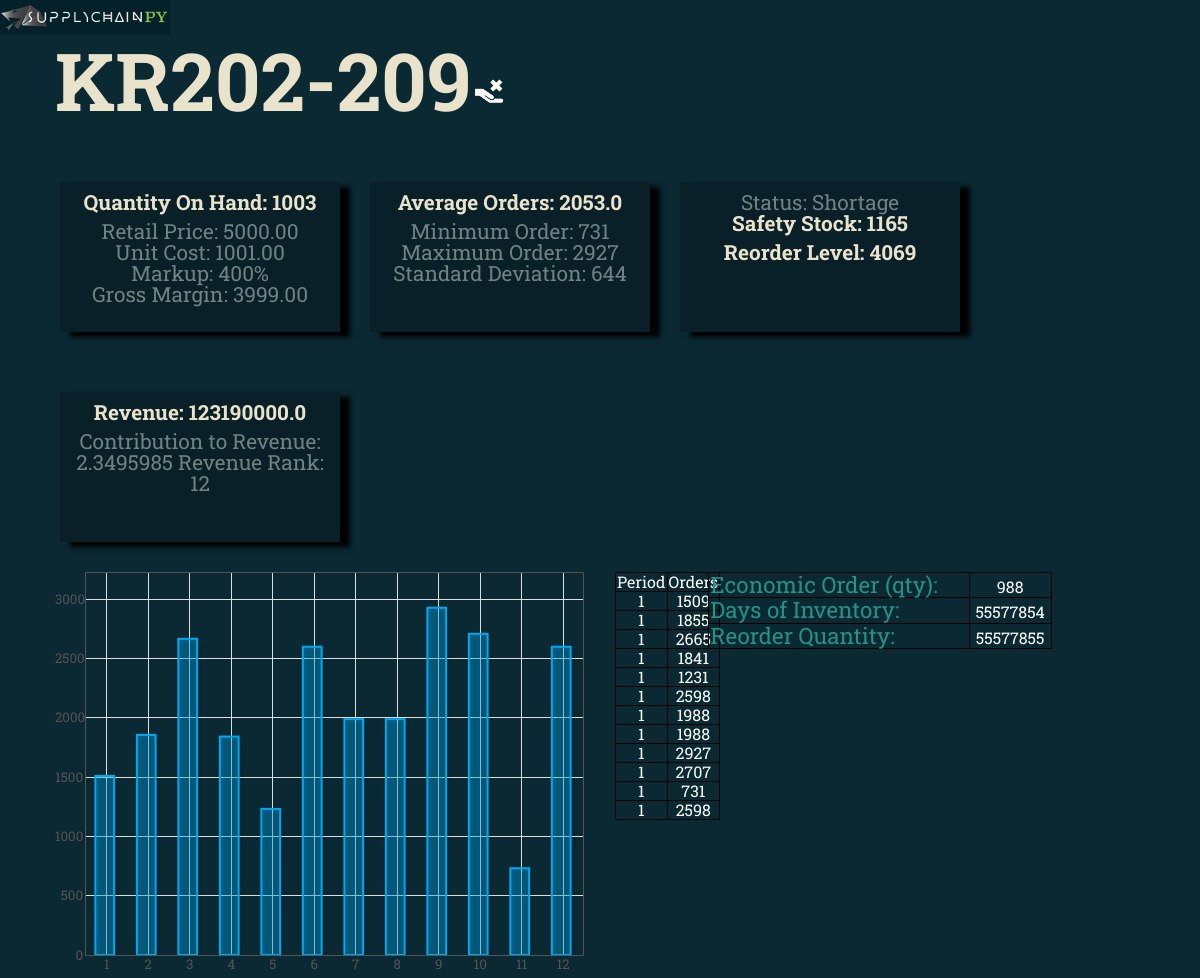
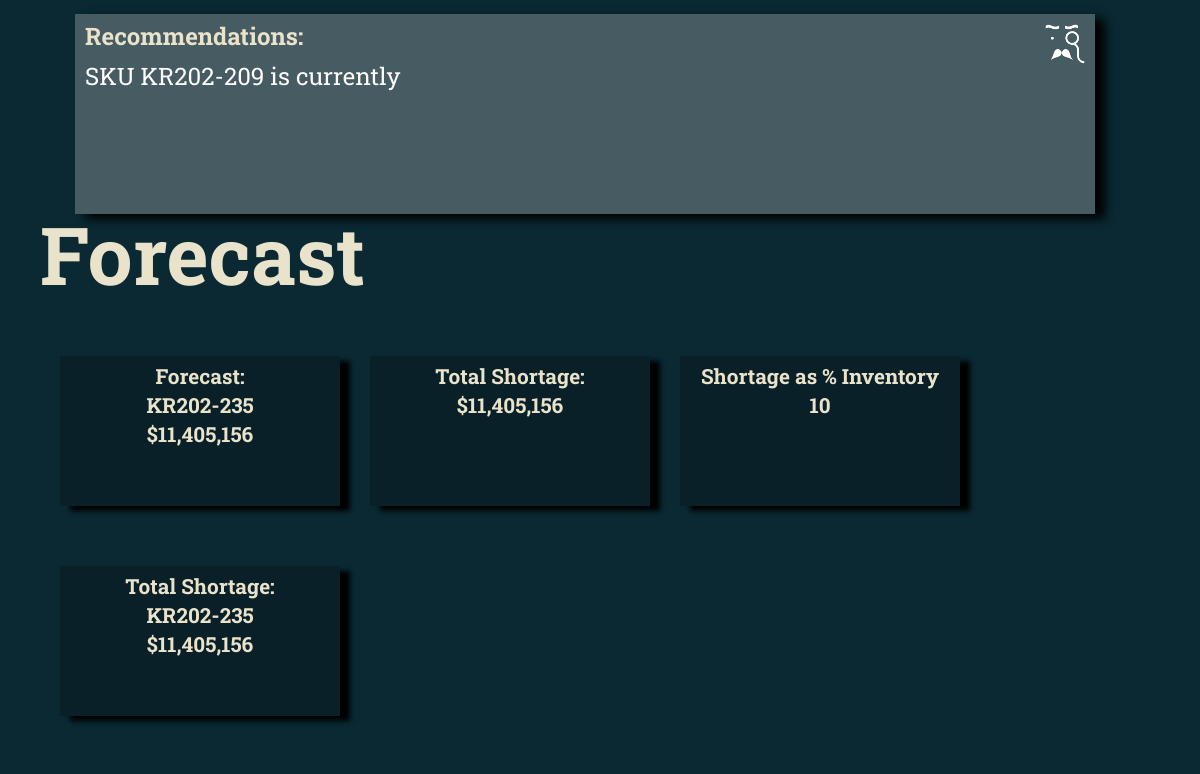
/sku_detail/1, run on the app's committed database (2 pictures, top to bottom).
### supplychainpy/reporting/views.py (models this page shows, shortened)
class InventoryAnalysis(db.Model):
    __table_args__ = {'sqlite_autoincrement': True}
    id = db.Column(db.Integer(), primary_key=True)
    sku_id = db.Column(db.Integer, db.ForeignKey('master_sku_list.id'))
    abc_xyz_classification = db.Column(db.String(2))
    standard_deviation = db.Column(db.Integer())
    safety_stock = db.Column(db.Integer())
    reorder_level = db.Column(db.Integer())
    economic_order_quantity = db.Column(db.Integer())
    demand_variability = db.Column(db.Integer())
    average_orders = db.Column(db.Float())
    shortages = db.Column(db.Integer())
    excess_stock = db.Column(db.Integer())
    reorder_quantity = db.Column(db.Integer())
    economic_order_variable_cost = db.Column(db.Float())
    unit_cost = db.Column(db.Numeric(12, 2))
    revenue = db.Column(db.Float())
    date = db.Column(db.DateTime())
    safety_stock_rank = db.Column(db.Integer())
    shortage_rank = db.Column(db.Integer())
    excess_cost = db.Column(db.Numeric(12, 2))
    percentage_contribution_revenue = db.Column(db.Float)
    excess_rank = db.Column(db.Integer())
    retail_price = db.Column(db.Numeric(18, 2))
    gross_profit_margin = db.Column(db.Numeric(12, 2))
    min_order = db.Column(db.Integer())
    safety_stock_cost = db.Column(db.Numeric(18, 2))
    revenue_rank = db.Column(db.Integer())
    markup_percentage = db.Column(db.Float())
    max_order = db.Column(db.Integer())
    shortage_cost = db.Column(db.Numeric(18, 2))
    quantity_on_hand = db.Column(db.Integer())
    currency_id = db.Column(db.Integer, db.ForeignKey('currency.id'))
    transaction_log_id = db.Column(db.Integer, db.ForeignKey('transaction_log.id'))
    orders_id = db.relationship("Orders", backref='demand', lazy='dynamic')

class MasterSkuList(db.Model):
    __table_args__ = {'sqlite_autoincrement': True}
    id = db.Column(db.Integer(), primary_key=True)
    sku_id = db.Column(db.String(255))
    analysis = db.relationship("InventoryAnalysis", backref='sku', lazy='dynamic')

class Orders(db.Model):
    __table_args__ = {'sqlite_autoincrement': True}
    id = db.Column(db.Integer(), primary_key=True)
    analysis_id = db.Column(db.Integer, db.ForeignKey('inventory_analysis.id'))
    order_quantity = db.Column(db.Integer())
    rank = db.Column(db.Integer())

### supplychainpy/reporting/views.py (the view)
@app.route('/sku_detail', methods=['GET'])
@app.route('/sku_detail/<string:sku_id>', methods=['GET'])
def sku(sku_id: str = None):
    if sku_id is not None:
        sku = db.session.query(MasterSkuList).filter(MasterSkuList.id == sku_id).first()
        inventory = db.session.query(InventoryAnalysis).filter(InventoryAnalysis.sku_id == sku.id).all()
        inven = db.session.query(InventoryAnalysis.id).filter(InventoryAnalysis.sku_id == sku.id).first()
        orders = db.session.query(Orders).filter(Orders.analysis_id == inven.id).order_by(
            asc(Orders.rank)).all()
    return flask.render_template('sku.html', inventory=inventory, orders= orders)

### supplychainpy/reporting/templates/sku.html
{% extends "base.html" %}
{% block body%}
<div class="container-fluid">
    <div>
        {% for sku in inventory %}
        {% if (sku.excess_stock > sku.shortages) %}
        <p>
        <h2> {{sku.sku.sku_id}}<img src="{{ url_for('static', filename='excess.png') }}"></h2></p>
        {% elif (sku.excess_stock < sku.shortages) %}
        <p>
        <h2> {{sku.sku.sku_id}}<img src="{{ url_for('static', filename='shortages.png') }}"></h2></p>
        {% else %}
        <p>
        <h2> {{sku.sku.sku_id}}<img src="{{ url_for('static', filename='healthy.png') }}"></h2></p>
        {% endif %}
        {% endfor %}
    </div>
    <div class=" row">
        {% for sku in inventory %}
        <div class=" slate col-md-3">
            <div class=" row">
                <p>
                <h1>Quantity On Hand: {{sku.quantity_on_hand}}</h1></p>
            </div>
            <p>Retail Price: <strong>{{sku.retail_price}}</strong></p>
            <p>Unit Cost: <strong> {{sku.unit_cost}}</strong></p>
            <p>Markup: <strong> {{(sku.markup_percentage * 100)|round(0)|int}}%</strong></p>
            <p1>Gross Margin: <strong> {{sku.gross_profit_margin}}</strong></p1>
        </div>
        <div class=" slate col-md-3">
            <h1>Average Orders: <strong>{{sku.average_orders}}</strong></h1>
            <p>Minimum Order: <strong>{{sku.min_order}}</strong></p>
            <p>Maximum Order: <strong>{{sku.max_order}}</strong></p>
            <p>Standard Deviation: <strong>{{sku.standard_deviation}}</strong></p>
        </div>
        <div class=" slate col-md-3">
            <div class=" row">
                {% if (sku.excess_stock > sku.shortages) %}
                <p>Status: <strong>Excess</strong></p>
                {% elif (sku.excess_stock < sku.shortages) %}
                <p>Status: <strong>Shortage</strong></p>
                {% else %}
                <p>Status: <strong>Healthy</strong></p>
                {% endif %}
            </div>
            <h1>Safety Stock: <strong>{{sku.safety_stock}}</strong></h1>
            <h1>Reorder Level: <strong> {{sku.reorder_level}}</strong></h1>
        </div>
        <div class=" slate col-md-3">
            <h1>Revenue: <strong>{{sku.revenue}}</strong></h1>
            <p1>Contribution to Revenue: <strong> {{sku.percentage_contribution_revenue *100}}</strong></p1>
            <p1>Revenue Rank: <strong> {{sku.revenue_rank}}</strong></p1>
        </div>
        {% endfor %}
    </div>
    <div class=" row">
        <div class="  col-lg-6">
            <div id="demand-chart"></div>
        </div>
        <div class="  col-md-1">
            <table>
                <thead>
                <tr>
                    <td>Period</td>
                    <td>Orders</td>
                </tr>
                </thead>
                <tbody id="orders-data">
                {% set count = 1 %}
                {% for order in orders %}
                <tr>
                    <td>
                        {{ count }}
                        {% set count = count + 1 %}
                    </td>
                    <td class="orders-raw-data">
                        {{order.order_quantity}}
                    </td>
                </tr>
                {% endfor %}
                </tbody>
            </table>
        </div>
        <div class="  col-lg-4">
            <table id="inventory-summary-table" style="width:100%">
                {% for sku in inventory %}
                <tr>
                    <th>Economic Order (qty):</th>
                    <td>{{sku.economic_order_quantity}}</td>
                </tr>
                <tr>
                    <th>Days of Inventory:</th>
                    <td>55577854</td>
                </tr>
                <tr>
                    <th>Reorder Quantity:</th>
                    <td>55577855</td>
                </tr>
            </table>
        </div>
    </div>
    <div class="row scribble-panel">
        <div class="row">
            <div class="col-xs-10">
                <h3>Recommendations:</h3>
            </div>
            <div class="col-xs-2">
                <img id="oldchap" src="{{ url_for('static', filename='oldchap.png') }}">
            </div>
        </div>
        <p>SKU {{sku.sku.sku_id}} is currently </p>
    </div>
    {% endfor %}
    <div class=" row">
        <h2> Forecast</h2>
        <div class=" slate col-md-3">
            <h1>Forecast: </h1>
            <h1><strong>KR202-235</strong></h1>
            <h1><strong>$11,405,156</strong></h1>
        </div>
        <div class=" slate col-md-3">
            <h1>Total Shortage: </h1>
            <h1><strong>$11,405,156</strong></h1>
        </div>
        <div class=" slate col-md-3">
            <h1>Shortage as % Inventory </h1>
            <h1><strong>10</strong></h1>
        </div>
        <div class=" slate col-md-3">
            <h1>Total Shortage: </h1>
            <h1><strong>KR202-235</strong></h1>
            <h1><strong>$11,405,156</strong></h1>
        </div>
    </div>
</div>
</div>
{% endblock %}

### supplychainpy/reporting/static/auxiliary.css (style rules this page uses)
a, abbr, acronym, address, applet, article, aside, audio, b, big, blockquote, body, canvas, caption, center, cite, code, dd, del, details, dfn, div, dl, dt, em, embed, fieldset, figcaption, figure, footer, form, h1, h2, h3, h4, h5, h6, header, hgroup, html, i, iframe, img, ins, kbd, label, legend, li, mark, menu, nav, object, ol, output, p, pre, q, ruby, s, samp, section, small, span, strike, strong, sub, summary, sup, table, tbody, td, tfoot, th, thead, time, tr, tt, u, ul, var, video { margin: 0; padding: 0; border: 0; font: inherit; vertical-align: baseline }
body { line-height: 1 }
table { border-collapse: collapse; border-spacing: 0 }
body { background-color: #0A2933; color: #708284; font-family: "Roboto Slab"; font-size: 1em; }
table, th, td { color: white; border: 1px solid black; border-collapse: collapse; border-spacing: 5px; }
th, td { padding: 1px; font-family: "Roboto Slab", "ff-tisa-web-pro", "Georgia", Arial, sans-serif; text-align: center; }
th { color: #259286; font-size: 1.4em; }
h1, h2, h3, h4, h5, h6 { font-family: 'Roboto Slab', "Helvetica Neue", Helvetica, sans-serif; font-weight: 700; color: #EAE3CB; margin-bottom: .4em; }
h2 { font-size: 5em; }
body { overflow-x: hidden; }
* { margin: 0; padding: 0; }
.slate { margin-top: 30px; margin-bottom: 30px; margin-right: 10px; padding-top: 10px; padding-bottom: 10px; background-color: #092029; max-width: 300px; height: 150px; font-size: 1.3em; text-align: center; margin-left: 20px; box-shadow: 10px 5px 5px black; }
.scribble-panel { background-color: #475B62; min-width: 400px; min-height: 200px; margin-top: 20px; margin-left: 20px; margin-right: 50px; font-size: 1.5em; box-shadow: 10px 5px 10px black; padding: 10px; color: white; }
#demand-chart { width: 100%; height: 400px }
#oldchap { float: right ; }
#inventory-summary-table th { text-align: left; }

### data on the page
InventoryAnalysis: sku.sku_id "KR202-209", excess_stock 0 (drawn), quantity_on_hand "1003", retail_price "5000.00", unit_cost "1001.00", (sku.markup_percentage*100)|round(0)|int "400", gross_profit_margin "3999.00", average_orders "2053.0", min_order "731", max_order "2927", standard_deviation "644", shows "Status:", safety_stock "1165", reorder_level "4069", revenue "123190000.0", sku.percentage_contribution_revenue*100 "2.3495985", revenue_rank "12", economic_order_quantity "988"
Orders: count "1", order_quantity "1509"
Orders: analysis "1", order_quantity "1855"
Orders: analysis "1", order_quantity "2665"
Orders: analysis "1", order_quantity "1841"
Orders: analysis "1", order_quantity "1231"
Orders: analysis "1", order_quantity "2598"
Orders: analysis "1", order_quantity "1988"
Orders: analysis "1", order_quantity "1988"
Orders: analysis "1", order_quantity "2927"
Orders: analysis "1", order_quantity "2707"
Orders: analysis "1", order_quantity "731"
Orders: analysis "1", order_quantity "2598"
